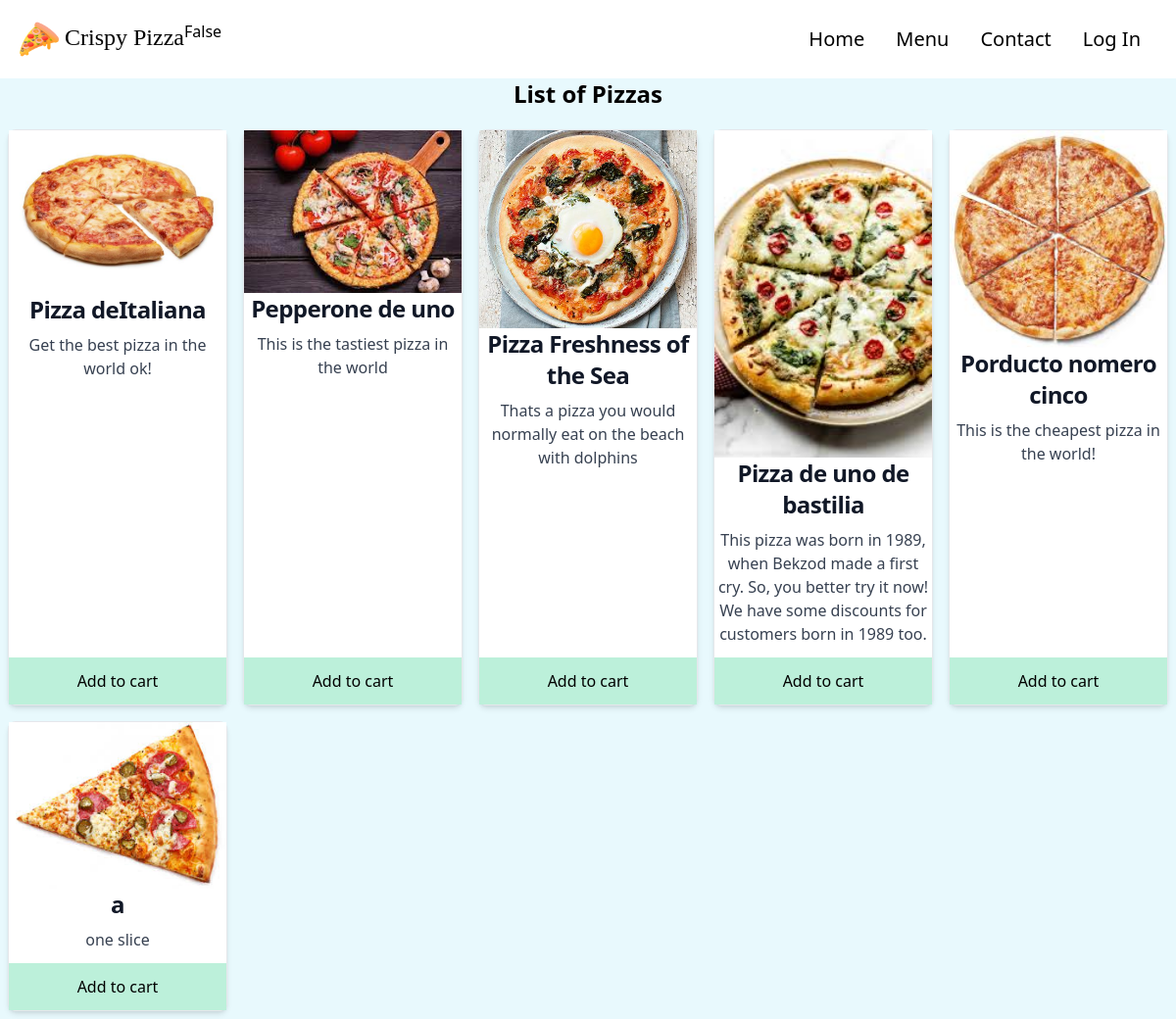
/products/, run on an earlier commit of the app's database.
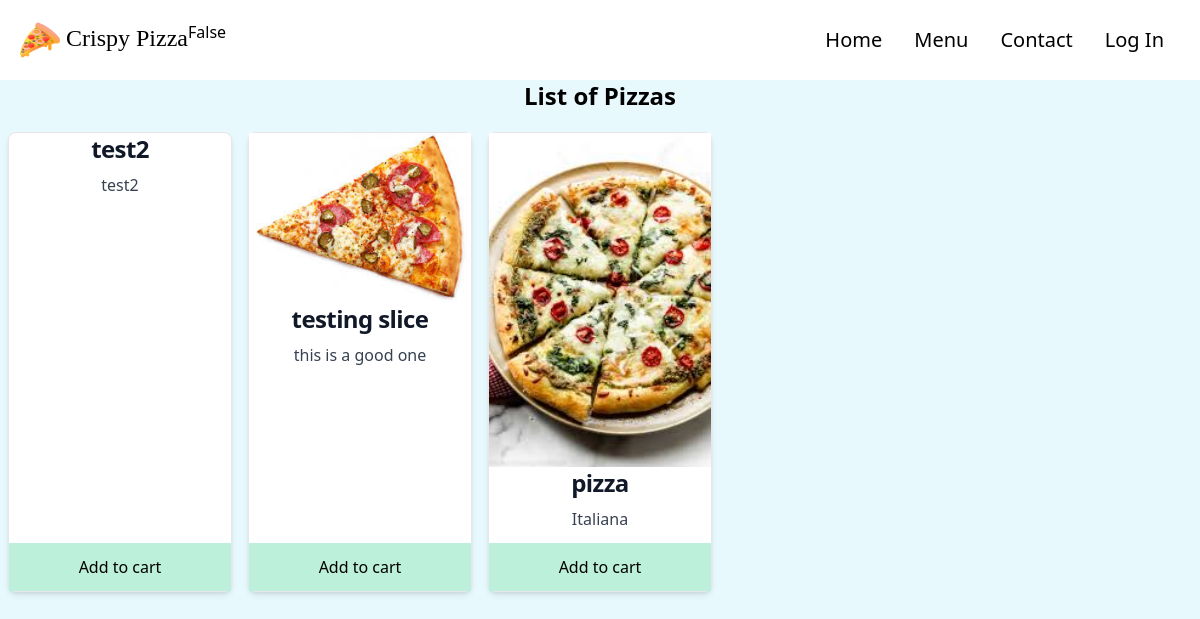
And on a later commit of the database.
### store/models.py (models this page shows, shortened)
class Product(models.Model):
    PRODUCT_TYPES = (
        ("Pizza", "pizza"),
        ("Nonpizza", "nonpizza")
    )
    id = models.UUIDField(primary_key=True, default=uuid.uuid4, editable=False)
    name = models.CharField(max_length=100)
    price = models.IntegerField()
    desc = models.TextField(max_length=500)
    image = models.ImageField(blank=True, upload_to='images')
    created_at = models.DateField(auto_now_add=True)
    updated_at = models.DateField(auto_now=True)
    product_type = models.CharField(max_length=10, choices=PRODUCT_TYPES)

### store/views.py (the view)
# urls.py: path('products/', views.products, name='products'),
def products(request):
    products = Product.objects.all()
    context = {'products': products}
    return render(request, 'store/products.html', context=context)

### store/templates/store/products.html
{% extends "store/base.html" %} {% block content %}
<div>
  <h1 class="text-2xl text-center font-bold mb-3">List of Pizzas</h1>
  <div class="grid grid-cols-1 sm:grid-cols-1 md:grid-cols-3 lg:grid-cols-5">
    {% for product in products %}
    <div
      class="flex flex-col m-2 bg-white border border-gray-200 rounded-lg shadow-md dark:bg-gray-800 dark:border-gray-700"
    >
      <img
        class="w-60 h-auto block mx-auto"
        src="{{ product.image.url }}"
        alt=""
      />
      <h5
        class="mb-2 text-center text-2xl font-bold tracking-tight text-gray-900 dark:text-white"
      >
        {{product.name}}
      </h5>
      <p class="mb-3 font-normal text-gray-700 dark:text-gray-400 text-center">
        {{product.desc}}
      </p>
      <button
        class="bg-green-200 items-center mt-auto p-3 hover:text-green-700"
      >
        Add to cart
      </button>
    </div>
    {% endfor %}
  </div>
</div>
{% endblock %}

What changed in the data, as far as the page shows it:
removed Product: image (picture), name "Pizza deItaliana", desc "Get the best pizza in the world ok!"
removed Product: image (picture), name "Pepperone de uno", desc "This is the tastiest pizza in the world"
removed Product: image (picture), name "Pizza Freshness of the Sea", desc "Thats a pizza you would normally eat on the beach with dolphins"
removed Product: image (picture), name "Pizza de uno de bastilia", desc "This pizza was born in 1989, when Bekzod made a first cry. So, you better try it now! We have some discounts for customers born in 1989 too."
removed Product: image (picture), name "Porducto nomero cinco", desc "This is the cheapest pizza in the world!"
removed Product: image (picture), name "a", desc "one slice"
added Product: name "test2", desc "test2"
added Product: image (picture), name "testing slice", desc "this is a good one"
added Product: image (picture), name "pizza", desc "Italiana"
